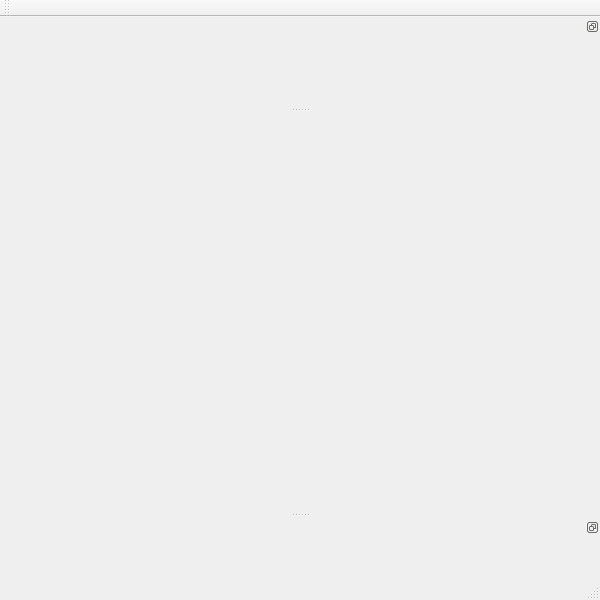
<?xml version="1.0" encoding="UTF-8"?>
<ui version="4.0">
 <class>MainWindow</class>
 <widget class="QMainWindow" name="MainWindow">
  <property name="geometry">
   <rect>
    <x>0</x>
    <y>0</y>
    <width>600</width>
    <height>600</height>
   </rect>
  </property>
  <property name="windowTitle">
   <string>JoyPad Overlay</string>
  </property>
  <property name="autoFillBackground">
   <bool>false</bool>
  </property>
  <property name="styleSheet">
   <string notr="true"/>
  </property>
  <widget class="JoypadWidget" name="centralWidget">
   <property name="styleSheet">
    <string notr="true"/>
   </property>
  </widget>
  <widget class="QMenuBar" name="menuBar">
   <property name="geometry">
    <rect>
     <x>0</x>
     <y>0</y>
     <width>600</width>
     <height>20</height>
    </rect>
   </property>
  </widget>
  <widget class="QToolBar" name="mainToolBar">
   <attribute name="toolBarArea">
    <enum>TopToolBarArea</enum>
   </attribute>
   <attribute name="toolBarBreak">
    <bool>false</bool>
   </attribute>
  </widget>
  <widget class="QStatusBar" name="statusBar"/>
  <widget class="QDockWidget" name="dockWidget">
   <property name="enabled">
    <bool>true</bool>
   </property>
   <property name="minimumSize">
    <size>
     <width>600</width>
     <height>90</height>
    </size>
   </property>
   <property name="features">
    <set>QDockWidget::DockWidgetFloatable|QDockWidget::DockWidgetMovable</set>
   </property>
   <property name="allowedAreas">
    <set>Qt::BottomDockWidgetArea|Qt::TopDockWidgetArea</set>
   </property>
   <attribute name="dockWidgetArea">
    <number>4</number>
   </attribute>
   <widget class="ConsoleWidget" name="dockWidgetContents"/>
  </widget>
  <widget class="QDockWidget" name="dockWidget_2">
   <property name="minimumSize">
    <size>
     <width>600</width>
     <height>60</height>
    </size>
   </property>
   <property name="features">
    <set>QDockWidget::DockWidgetFloatable|QDockWidget::DockWidgetMovable</set>
   </property>
   <property name="allowedAreas">
    <set>Qt::BottomDockWidgetArea|Qt::TopDockWidgetArea</set>
   </property>
   <attribute name="dockWidgetArea">
    <number>8</number>
   </attribute>
   <widget class="ControleWidget" name="dockWidgetContents_2"/>
  </widget>
 </widget>
 <layoutdefault spacing="6" margin="11"/>
 <customwidgets>
  <customwidget>
   <class>JoypadWidget</class>
   <extends>QWidget</extends>
   <header>JoypadWidget.h</header>
   <container>1</container>
  </customwidget>
  <customwidget>
   <class>ConsoleWidget</class>
   <extends>QWidget</extends>
   <header>ConsoleWidget.h</header>
   <container>1</container>
  </customwidget>
  <customwidget>
   <class>ControleWidget</class>
   <extends>QWidget</extends>
   <header>ControleWidget.h</header>
   <container>1</container>
  </customwidget>
 </customwidgets>
 <resources/>
 <connections/>
</ui>
